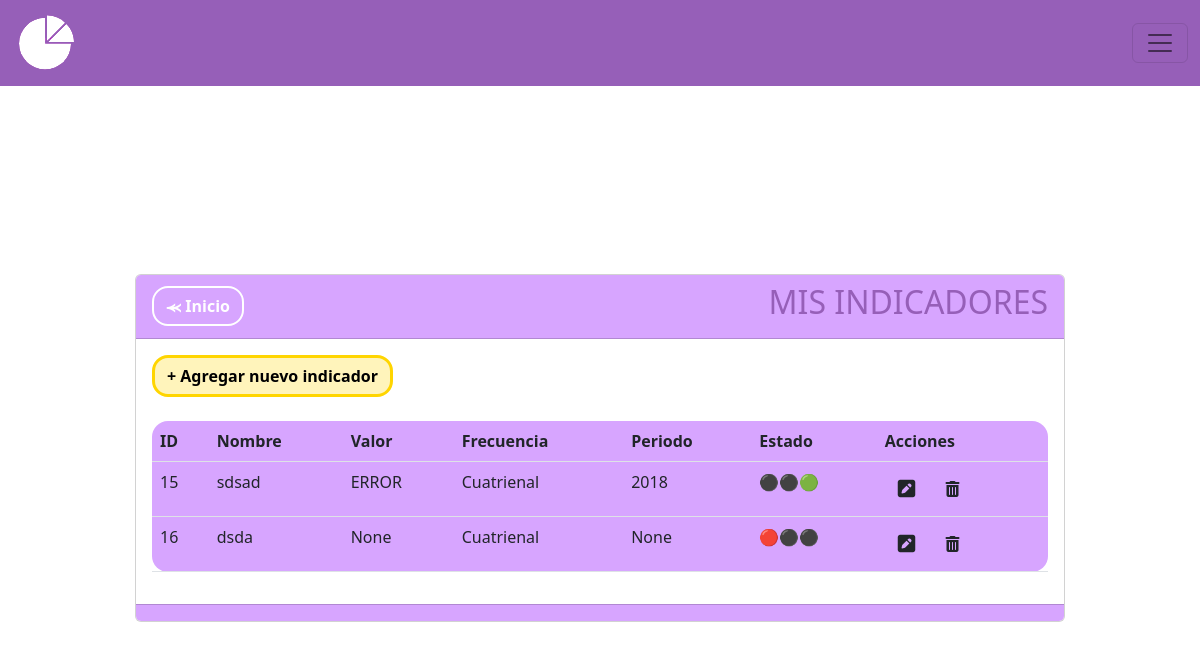
Before: /indicadores with the older database file.
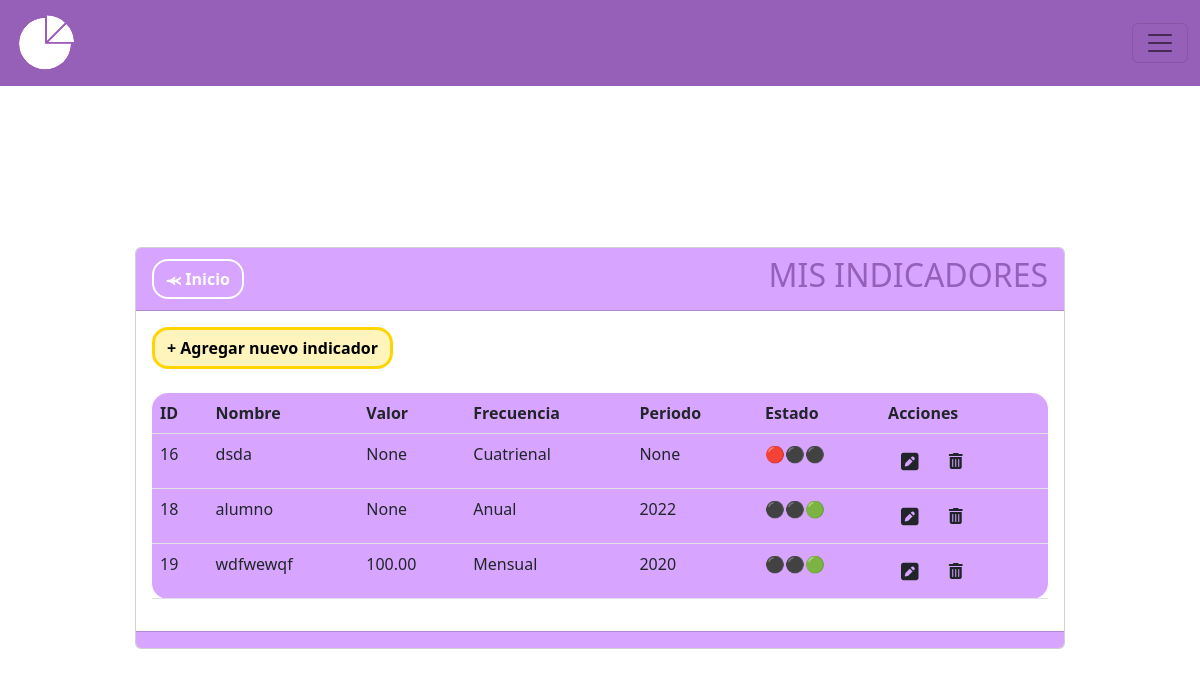
After: the same page with the newer database file.
### MIReApp/models.py (models this page shows, shortened)
class Indicador(models.Model):
    id = models.AutoField(primary_key=True)
    nombre = models.CharField(max_length=100,
                              verbose_name='Nombre',
                              unique= True,
                              validators= [
                                  RegexValidator(regex= r'^[a-zA-Z\s]*$',
                                                 message="El nombre no puede contener caracteres especiales.",
                                                 code='invalid_nombre')
                              ])
    descripcion = models.CharField(max_length=100, verbose_name='Descripción', blank=True, null=True)
    ambito = models.ForeignKey('Ambito', on_delete=models.CASCADE)
    tipo = models.ForeignKey('Tipo', on_delete=models.CASCADE)
    frecuencia = models.CharField(verbose_name='Frecuencia de medición',max_length=10, choices=FRECUENCIAS)
    formula = models.CharField(max_length=20, choices= FORMULAS,verbose_name='Formula', blank=True)
    numerador = models.ForeignKey('Metrica', related_name='Numerador', on_delete=models.CASCADE, blank=True, null=True)
    denominador = models.ForeignKey('Metrica', related_name='Denominador', on_delete=models.CASCADE, blank=True, null=True)
    numerador_periodo = models.ForeignKey('HistorialMetrica', related_name='Instancia_Numerador', on_delete=models.CASCADE, blank=True, null=True)
    denominador_periodo = models.ForeignKey('HistorialMetrica', related_name='Instancia_Denominador', on_delete=models.CASCADE, blank=True, null=True)
    numerador_medida = models.CharField(max_length=100, verbose_name='', blank=True, null=True)
    denominador_medida = models.CharField(max_length=100, verbose_name='', blank=True, null=True)
    numerador_valor = models.PositiveIntegerField(verbose_name='', blank=True, null=True)
    denominador_valor = models.PositiveIntegerField(verbose_name='' , blank=True, null=True)
    resultado = models.CharField(max_length=100, verbose_name='', blank=True, null=True)
    estado = models.CharField(max_length=100, verbose_name='Descripción', blank=True, null=True)

class HistorialMetrica(models.Model):
    id = models.AutoField(primary_key=True)
    metrica = models.ForeignKey(Metrica, on_delete=models.CASCADE)
    año_historico = models.PositiveIntegerField()
    valor_historico = models.PositiveIntegerField()  # Agrega un valor predeterminado
    mes_historico = models.CharField(max_length=20, verbose_name='Ingrese mes:', choices=MESES, blank=True, null=True)
    año2_historico = models.PositiveIntegerField(blank=True, null=True)
    semestre_historico = models.CharField(max_length=15, verbose_name='Ingrese semestre:', choices=SEMESTRES, blank=True, null=True,)
    def __str__(self):
        return f"{self.año_historico}"

### MIReApp/views.py (the view)
# urls.py: path('indicadores',views.indicadores, name='indicadores'),
def indicadores(request):
    indicadores = Indicador.objects.all()
    return render(request, 'indicadores/index.html', {'indicador': indicadores})

### MIReApp/templates/indicadores/index.html (shortened to what this page needs)
{% extends "base.html" %}
{% block contenido %}
<br>
<br>
<br>
<center>
    <link rel="stylesheet" href="https://cdnjs.cloudflare.com/ajax/libs/font-awesome/6.4.2/css/all.min.css">
    <div class="col-md-10 card" style="text-align: left;">
        <div class="card-header" style="background-color: #D7A5FF;">
            <div style="display: flex; justify-content: space-between; align-items: center;">
                <span>
                    <a href="{% url 'inicio' %}" class="btn btn-secondary rounded-4 fw-bold" style="background-color: transparent; color:white;border-color: white;border-width: 2px;">⪻ Inicio</a>
                </span>
                <span>
                    <h2>MIS INDICADORES</h2>
                </span>
            </div>
        </div>
        <div class="card-body">
            <a name="" id="" class="btn fw-bold rounded-4" href="{% url 'crear_indicador' %}" style="background-color: #fff4bb;color: #000000;border-color: #ffd500;border-width: 3px;">+ Agregar nuevo indicador</a>
            <br>
            <br>
            <div class="table-responsive">
                <table class="table rounded-4" style="background-color: #D7A5FF;">
                    <thead>
                        <tr>
                            <th scope="col">ID</th>
                            <th scope="col">Nombre</th>
                            <th scope="col">Valor</th>
                            <th scope="col">Frecuencia</th>
                            <th scope="col">Periodo</th>
                            <th scope="col">Estado</th>
                            <th scope="col">Acciones</th>
                        </tr>
                    </thead>
                    <tbody>
                        {% for indi in indicador %}
                        <tr class="">
                            <td scope="row">{{ indi.id }}</td>
                            <td>{{ indi.nombre }}</td>
                            <td>{{ indi.resultado }}</td>
                            <td>{{ indi.frecuencia }}</td>
                            <td>{{ indi.numerador_periodo }}</td>
                            {% if indi.numerador_medida == None and indi.denominador_medida == None and indi.numerador_valor == None and indi.denominador_valor == None %}
                                <td> 🔴⚫⚫ </td>
                            {% elif indi.numerador_medida != None and indi.denominador_medida != None and indi.numerador_valor != None and indi.denominador_valor != None %}
                                <td> ⚫⚫🟢 </td>
                            {% else %}
                                <td> ⚫🟡⚫ </td>
                            {% endif %}
                            <td>
                                <a class="btn" href="{% url 'editar_indicador' indi.id %}"><i class="fa-solid fa-square-pen fa-lg"></i></a>
                                <a class="btn eliminarIndicador-btn" href="{% url 'eliminar_indicador' indi.id %}" data-id="{{ item.id }}" role="button"><i class="fa-solid fa-trash-can"></i></a>
                            </td>
                        </tr>
                        {% endfor %}
                    </tbody>
                </table>
            </div>
        </div>
        <div class="card-footer text-muted" style="background-color: #D7A5FF;">
        </div>
    </div>
</div>
{% endblock %}

Changed rows visible on the page:
removed Indicador: id "15", nombre "sdsad", resultado "ERROR", frecuencia "Cuatrienal", numerador_periodo "2018"
added Indicador: id "18", nombre "alumno", resultado "None", frecuencia "Anual", numerador_periodo "2022"
added Indicador: id "19", nombre "wdfwewqf", resultado "100.00", frecuencia "Mensual", numerador_periodo "2020"
